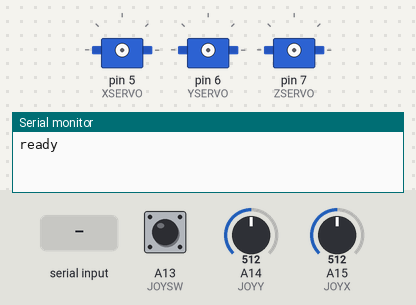
The sketch below on a simulated Arduino Mega 2560, built with avr-gcc and run on an emulated ATmega2560. On the bench: 3 × servo, the last lines printed to the serial monitor. The inputs (shaded band) are chosen by the test bench; at power-on: A13 (JOYSW) HIGH, A14 (JOYY) = 512, A15 (JOYX) = 512.

Above: at 1.3 s.
1.4 s: "q" received over Serial
2.9 s: "w" received over Serial
4.4 s: A13 (JOYSW) pulled LOW for 0.15 s
At 5.4 s:
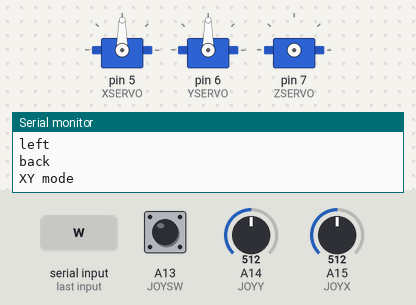
6.0 s: "e" received over Serial
7.5 s: A13 (JOYSW) pulled LOW for 1 s
At 8.9 s:
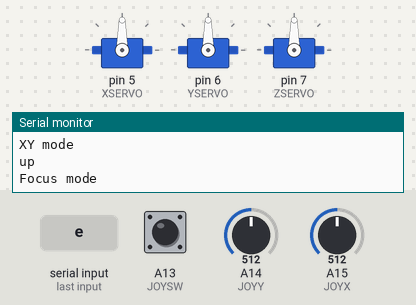
10.0 s: "x" received over Serial
At 10.7 s:
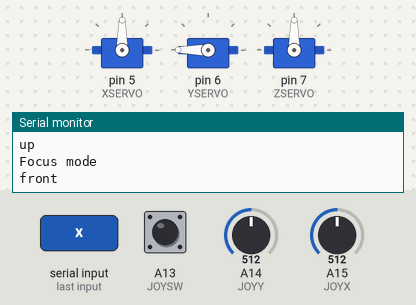
Timing chart, 0 to 12.5 s (numbered marks = the images above; inputs shaded):
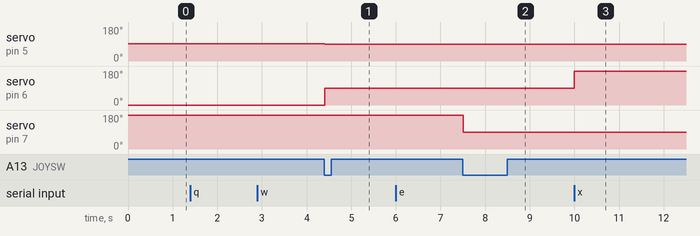

Measured:
- after the input at 4.4 s, servo on pin 5 (XSERVO): 91° → 90° at once; servo on pin 6 (YSERVO): 0° → 90° at once
- after the input at 7.5 s, servo on pin 7 (ZSERVO): 180° → 90° at once
- after the input at 10.0 s, servo on pin 6 (YSERVO): 90° → 180° at once

The sketch:

joyscope.ino
```cpp
// (licence header left out)
#include <Servo.h>
#include <Bounce2.h>

#define XSERVO 5
#define YSERVO 6
#define ZSERVO 7

#define SERVO_STOPPED 90

#define JOYX    A15
#define JOYY    A14
#define JOYSW   A13

#define JOYMODE_NONE  0
#define JOYMODE_XY    1
#define JOYMODE_Z     2

Servo x, y, z;
Bounce joy_button;

int joystick_mode = JOYMODE_NONE; // Button must be clicked before using joystick (for now)

int xzero, yzero;   // Joystick readings at startup, assumed to be neutral position

int xdead = 10;     // number of A/D counts around neutral to ignore
int ydead = 10;
int xscale = 10;    // number of A/D counts per unit of servo output value
int yscale = 10;
int zscale = 10;

void setup(){
	Serial.begin(19200);

  // initialize all servos to stopped
	x.write(SERVO_STOPPED); y.write(SERVO_STOPPED); z.write(SERVO_STOPPED);
	Serial.println("ready");

	analogReference(DEFAULT);

  pinMode(JOYX, INPUT);
  pinMode(JOYY, INPUT);
  pinMode(JOYSW, INPUT_PULLUP);

  delay(100);   // settling time, just in case

  // Record the initial (assumed neutral) position of the joystick.
  xzero = analogRead(JOYX);
  yzero = analogRead(JOYY);

  // Set up the button debouncer
  joy_button.interval(5);
  joy_button.attach(JOYSW);

}


void loop(){

  int xjoy, yjoy;

  // Test mode: use keys on serial terminal to control servos

  if (Serial.available()) {
    char c = Serial.read();
    switch (c) {
      case 'q': Serial.println("left");
                x.attach(XSERVO);
                x.write(x.read()+1);
                break;

      case 'a': Serial.println("stopx");
                x.write(SERVO_STOPPED);
                x.detach();
                break;

      case 'z': Serial.println("right");
                x.attach(XSERVO);
                x.write(x.read()-1);       //should wrap, but this is just a test
                break;

      case 'w': Serial.println("back");
                y.attach(YSERVO);
                y.write(0);
                break;

      case 's': Serial.println("stopy");
                y.write(SERVO_STOPPED);
                y.detach();
                break;

      case 'x': Serial.println("front");
                y.attach(YSERVO);
                y.write(180);
                break;

      case 'e': Serial.println("up");
                z.attach(ZSERVO);
                z.write(180);
                break;

      case 'd': Serial.println("stopz");
                z.write(SERVO_STOPPED);
                z.detach();
                break;

      case 'c': Serial.println("down");
                z.attach(ZSERVO);
                z.write(0);
                break;

      case 'j': Serial.print("joystick: ");
                Serial.print(digitalRead(JOYX));
                Serial.print(" ");
                Serial.print(digitalRead(JOYY));
                if (digitalRead(JOYSW))
                  Serial.println(" +");
                else
                  Serial.println("");
                break;

      default:  Serial.println("unknown key");
                break;
    }
  }

  // Read the joystick, adjust value to center around zero.
  xjoy = analogRead(JOYX) - xzero;
  yjoy = analogRead(JOYY) - yzero;

/*
  Serial.print("x ");
  Serial.print(xjoy);
  Serial.print(", y ");
  Serial.println(yjoy);
  delay(250);
 */

  if (joystick_mode == JOYMODE_XY) {
    if (abs(xjoy) < xdead) {
       x.write(SERVO_STOPPED);
       x.detach();
    } else {
       x.attach(XSERVO);
       x.write(SERVO_STOPPED + xjoy / xscale);
    }

    if (abs(yjoy) < ydead) {
      y.write(SERVO_STOPPED);
      y.detach();
    } else {
      y.attach(YSERVO);
      y.write(SERVO_STOPPED + yjoy / yscale);
    }
  } else if (joystick_mode == JOYMODE_Z) {
    if (abs(yjoy) < ydead) {
      z.write(SERVO_STOPPED);
      z.detach();
    } else {
      z.attach(ZSERVO);
      z.write(SERVO_STOPPED + yjoy / zscale);
    }
  }


  // Handle the button. First press initiates XY mode (from NONE mode).
  // Each subsequent press toggles between XY mode and Z mode.
  joy_button.update();
  if (joy_button.fell()) {
    if (joystick_mode == JOYMODE_XY) {
      joystick_mode = JOYMODE_Z;
      Serial.println("Focus mode");
    }
    else {
      joystick_mode = JOYMODE_XY;
      Serial.println("XY mode");
    }
  }

}
```
